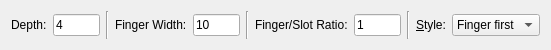
<?xml version="1.0" encoding="UTF-8"?>
<ui version="4.0">
 <class>LineBoxJoint</class>
 <widget class="QWidget" name="LineBoxJoint">
  <property name="geometry">
   <rect>
    <x>0</x>
    <y>0</y>
    <width>551</width>
    <height>50</height>
   </rect>
  </property>
  <layout class="QHBoxLayout">
   <item>
    <widget class="QLabel" name="labelFingerHeight">
     <property name="text">
      <string>Depth:</string>
     </property>
     <property name="buddy">
      <cstring>FingerHeight</cstring>
     </property>
     <property name="Shortcut" stdset="0">
      <string>,D</string>
     </property>
    </widget>
   </item>
   <item>
    <widget class="RMathLineEdit" name="FingerHeight">
     <property name="maximumSize">
      <size>
       <width>100</width>
       <height>16777215</height>
      </size>
     </property>
     <property name="text">
      <string notr="true">4</string>
     </property>
    </widget>
   </item>
   <item>
    <widget class="Line" name="line">
     <property name="orientation">
      <enum>Qt::Vertical</enum>
     </property>
    </widget>
   </item>
   <item>
    <widget class="QLabel" name="labelFingerLength">
     <property name="text">
      <string>Finger Width:</string>
     </property>
     <property name="buddy">
      <cstring>FingerLength</cstring>
     </property>
     <property name="Shortcut" stdset="0">
      <string>,W</string>
     </property>
    </widget>
   </item>
   <item>
    <widget class="RMathLineEdit" name="FingerLength">
     <property name="maximumSize">
      <size>
       <width>100</width>
       <height>16777215</height>
      </size>
     </property>
     <property name="text">
      <string notr="true">10</string>
     </property>
    </widget>
   </item>
   <item>
    <widget class="Line" name="line_2">
     <property name="orientation">
      <enum>Qt::Vertical</enum>
     </property>
    </widget>
   </item>
   <item>
    <widget class="QLabel" name="labelSlotRatio">
     <property name="text">
      <string>Finger/Slot Ratio:</string>
     </property>
     <property name="buddy">
      <cstring>SlotRatio</cstring>
     </property>
     <property name="Shortcut" stdset="0">
      <string>,R</string>
     </property>
    </widget>
   </item>
   <item>
    <widget class="RMathLineEdit" name="SlotRatio">
     <property name="maximumSize">
      <size>
       <width>100</width>
       <height>16777215</height>
      </size>
     </property>
     <property name="text">
      <string notr="true">1</string>
     </property>
    </widget>
   </item>
   <item>
    <widget class="Line" name="line_3">
     <property name="orientation">
      <enum>Qt::Vertical</enum>
     </property>
    </widget>
   </item>
   <item>
    <widget class="QLabel" name="labelFingerStyle">
     <property name="text">
      <string>&amp;Style:</string>
     </property>
     <property name="buddy">
      <cstring>FingerStyle</cstring>
     </property>
     <property name="Shortcut" stdset="0">
      <string>,S</string>
     </property>
    </widget>
   </item>
   <item>
    <widget class="QComboBox" name="FingerStyle">
     <item>
      <property name="text">
       <string>Finger first</string>
      </property>
     </item>
     <item>
      <property name="text">
       <string>Slot first</string>
      </property>
     </item>
     <item>
      <property name="text">
       <string>Tenons</string>
      </property>
     </item>
    </widget>
   </item>
  </layout>
 </widget>
 <customwidgets>
  <customwidget>
   <class>RMathLineEdit</class>
   <extends>QLineEdit</extends>
   <header>RMathLineEdit.h</header>
  </customwidget>
 </customwidgets>
 <resources/>
 <connections/>
</ui>
